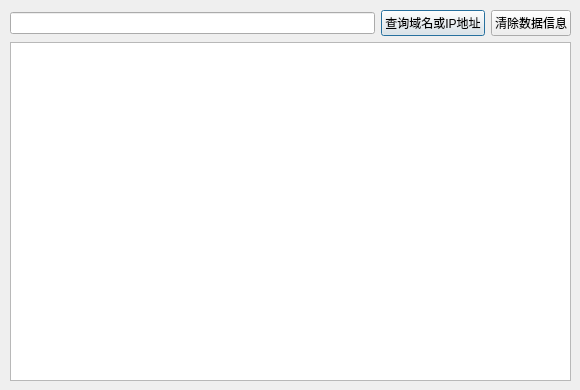
<?xml version="1.0" encoding="UTF-8"?>
<ui version="4.0">
 <class>GetDomainIps</class>
 <widget class="QDialog" name="GetDomainIps">
  <property name="geometry">
   <rect>
    <x>0</x>
    <y>0</y>
    <width>580</width>
    <height>390</height>
   </rect>
  </property>
  <property name="windowTitle">
   <string>查询域名和IP地址--测试程序</string>
  </property>
  <widget class="QWidget" name="">
   <property name="geometry">
    <rect>
     <x>10</x>
     <y>10</y>
     <width>561</width>
     <height>371</height>
    </rect>
   </property>
   <layout class="QVBoxLayout" name="verticalLayout">
    <item>
     <layout class="QHBoxLayout" name="horizontalLayout">
      <item>
       <widget class="QLineEdit" name="lineEdit_InputUrl"/>
      </item>
      <item>
       <widget class="QPushButton" name="pushButton_GetDomainIP">
        <property name="text">
         <string>查询域名或IP地址</string>
        </property>
       </widget>
      </item>
      <item>
       <widget class="QPushButton" name="pushButton_ClearData">
        <property name="text">
         <string>清除数据信息</string>
        </property>
       </widget>
      </item>
     </layout>
    </item>
    <item>
     <widget class="QPlainTextEdit" name="plainTextEdit_DomainIP"/>
    </item>
   </layout>
  </widget>
 </widget>
 <resources/>
 <connections/>
</ui>
